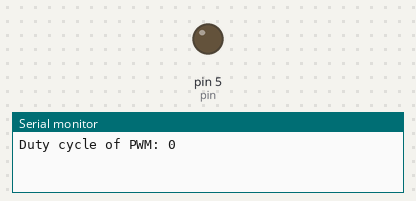
Simulated run of this sketch. Board: Arduino Uno, built with avr-gcc and run on an emulated ATmega328P. Shown: output pins drawn as LEDs (lit = HIGH), the last lines printed to the serial monitor.

Above: at 0.05 s.
At 3.25 s:
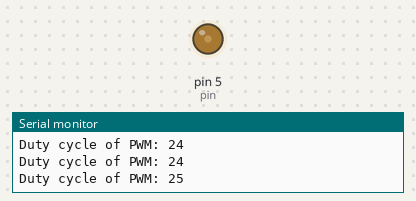
At 6.45 s:
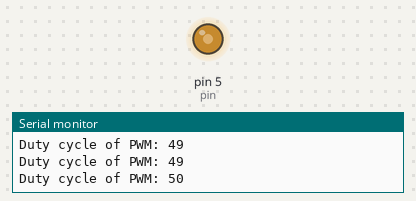
At 12.85 s:
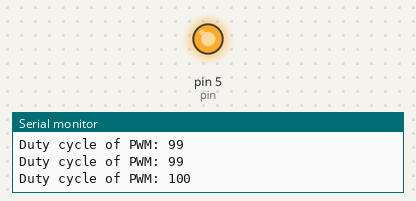
Timing chart, 0 to 16.7 s (numbered marks = the images above):
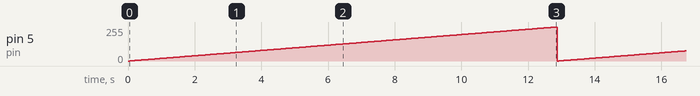

Measured:
- by itself, pin 5 (pin): ramps from 0/255 to 255/255 and jumps back, once every 12.9 s

The sketch:

pwm.ino
```cpp
const int pin=5;
void setup(){
 Serial.begin(9600);
 pinMode(pin,OUTPUT);
}
byte i;
void loop() {
 for(i = 0; i < 256; i++) {
 Serial.print("Duty cycle of PWM: ");
 Serial.println((i*100)/255);
 analogWrite(pin, i);
 delay(50);
 }
 for (i = 255; i >= 0; i--) {
 Serial.print("Duty cycle of PWM: ");
 Serial.println((i*100)/255);
 analogWrite(pin, i);
 delay(50);
 }
}
```
